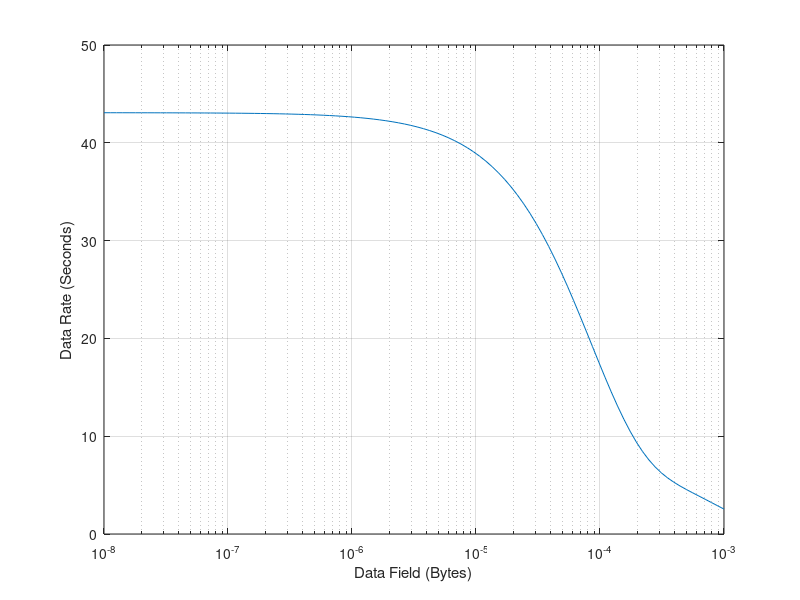

Here is the MATLAB script that generated this plot:
link = 54*10^6;
timegap = 10*10^(-6);
fcs = 4;
header = 36;

q = logspace(-8,-3,100);
datafield1= 100;
datafield2= 1500;

A1 = (datafield1*8)/link;
B1 = timegap+A1+((header*8)/link)+((fcs*8)/link);
datarate1 = 54*(A1/B1);

A2 = (datafield2*8)/link;
B2 = timegap+A2+((header*8)/link)+((fcs*8)/link);
datarate2 = 54*(A2/B2);

f1 = ((1-q).^((datafield1+40)*8))*datarate1;
f2 = ((1-q).^((datafield2+40)*8))*datarate2;

total = 0.3*f1 + 0.7*f2;

semilogx(q,total)
grid on
xlabel('Data Field (Bytes)')
ylabel('Data Rate (Seconds)')